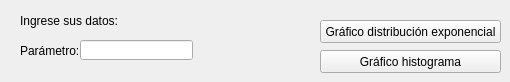
      <widget class="QWidget" name="tab_11">
       <attribute name="title">
        <string>Exponencial</string>
       </attribute>
       <widget class="QLabel" name="label_8">
        <property name="geometry">
         <rect>
          <x>20</x>
          <y>10</y>
          <width>161</width>
          <height>21</height>
         </rect>
        </property>
        <property name="text">
         <string>Ingrese sus datos:</string>
        </property>
       </widget>
       <widget class="QLabel" name="label_17">
        <property name="geometry">
         <rect>
          <x>20</x>
          <y>40</y>
          <width>81</width>
          <height>21</height>
         </rect>
        </property>
        <property name="text">
         <string>Parámetro:</string>
        </property>
       </widget>
       <widget class="QLineEdit" name="para">
        <property name="geometry">
         <rect>
          <x>80</x>
          <y>40</y>
          <width>113</width>
          <height>20</height>
         </rect>
        </property>
       </widget>
       <widget class="QPushButton" name="disexp">
        <property name="geometry">
         <rect>
          <x>320</x>
          <y>20</y>
          <width>181</width>
          <height>23</height>
         </rect>
        </property>
        <property name="text">
         <string>Gráfico distribución exponencial</string>
        </property>
       </widget>
       <widget class="QPushButton" name="histexp">
        <property name="geometry">
         <rect>
          <x>320</x>
          <y>50</y>
          <width>181</width>
          <height>23</height>
         </rect>
        </property>
        <property name="text">
         <string>Gráfico histograma</string>
        </property>
       </widget>
       <widget class="QLabel" name="lrojo_15">
        <property name="geometry">
         <rect>
          <x>440</x>
          <y>-150</y>
          <width>51</width>
          <height>21</height>
         </rect>
        </property>
        <property name="text">
         <string>0</string>
        </property>
       </widget>
      </widget>
